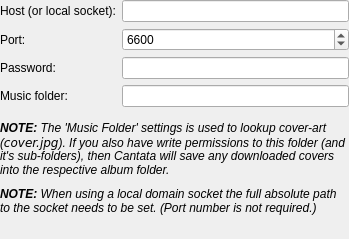
<?xml version="1.0" encoding="UTF-8"?>
<ui version="4.0">
 <class>ServerSettings</class>
 <widget class="QWidget" name="ServerSettings">
  <property name="geometry">
   <rect>
    <x>0</x>
    <y>0</y>
    <width>349</width>
    <height>239</height>
   </rect>
  </property>
  <property name="windowTitle">
   <string>Form</string>
  </property>
  <layout class="QVBoxLayout" name="verticalLayout">
   <property name="margin">
    <number>0</number>
   </property>
   <item>
    <layout class="QFormLayout" name="formLayout">
     <item row="0" column="1">
      <widget class="LineEdit" name="hostLineEdit"/>
     </item>
     <item row="1" column="0">
      <widget class="QLabel" name="label_2">
       <property name="text">
        <string>Port:</string>
       </property>
       <property name="buddy">
        <cstring>portSpinBox</cstring>
       </property>
      </widget>
     </item>
     <item row="1" column="1">
      <widget class="QSpinBox" name="portSpinBox">
       <property name="minimum">
        <number>1</number>
       </property>
       <property name="maximum">
        <number>66000</number>
       </property>
       <property name="value">
        <number>6600</number>
       </property>
      </widget>
     </item>
     <item row="2" column="0">
      <widget class="QLabel" name="label_3b">
       <property name="text">
        <string>Password:</string>
       </property>
       <property name="buddy">
        <cstring>passwordLineEdit</cstring>
       </property>
      </widget>
     </item>
     <item row="2" column="1">
      <widget class="LineEdit" name="passwordLineEdit">
       <property name="echoMode">
        <enum>QLineEdit::Password</enum>
       </property>
      </widget>
     </item>
     <item row="3" column="0">
      <widget class="QLabel" name="label_3">
       <property name="text">
        <string>Music folder:</string>
       </property>
       <property name="buddy">
        <cstring>mpdDir</cstring>
       </property>
      </widget>
     </item>
     <item row="3" column="1">
      <widget class="DirRequester" name="mpdDir"/>
     </item>
     <item row="0" column="0">
      <widget class="QLabel" name="label">
       <property name="text">
        <string>Host (or local socket):</string>
       </property>
       <property name="buddy">
        <cstring>hostLineEdit</cstring>
       </property>
      </widget>
     </item>
    </layout>
   </item>
   <item>
    <spacer name="verticalSpacer">
     <property name="orientation">
      <enum>Qt::Vertical</enum>
     </property>
     <property name="sizeType">
      <enum>QSizePolicy::Fixed</enum>
     </property>
     <property name="sizeHint" stdset="0">
      <size>
       <width>20</width>
       <height>8</height>
      </size>
     </property>
    </spacer>
   </item>
   <item>
    <widget class="QLabel" name="musicFolderNoteLabel">
     <property name="text">
      <string>&lt;i&gt;&lt;b&gt;NOTE:&lt;/b&gt; The 'Music Folder' settings is used to lookup cover-art (&lt;code&gt;cover.jpg&lt;/code&gt;). If you also have write permissions to this folder (and it's sub-folders), then Cantata will save any downloaded covers into the respective album folder.&lt;/i&gt;</string>
     </property>
     <property name="wordWrap">
      <bool>true</bool>
     </property>
    </widget>
   </item>
   <item>
    <spacer name="verticalSpacer_3">
     <property name="orientation">
      <enum>Qt::Vertical</enum>
     </property>
     <property name="sizeType">
      <enum>QSizePolicy::Fixed</enum>
     </property>
     <property name="sizeHint" stdset="0">
      <size>
       <width>20</width>
       <height>4</height>
      </size>
     </property>
    </spacer>
   </item>
   <item>
    <widget class="QLabel" name="socketNoteLabel">
     <property name="text">
      <string>&lt;i&gt;&lt;b&gt;NOTE:&lt;/b&gt; When using a local domain socket the full absolute path to the socket needs to be set. (Port number is not required.)&lt;/i&gt;</string>
     </property>
     <property name="wordWrap">
      <bool>true</bool>
     </property>
    </widget>
   </item>
   <item>
    <spacer name="verticalSpacer_2">
     <property name="orientation">
      <enum>Qt::Vertical</enum>
     </property>
     <property name="sizeHint" stdset="0">
      <size>
       <width>20</width>
       <height>57</height>
      </size>
     </property>
    </spacer>
   </item>
  </layout>
 </widget>
 <customwidgets>
  <customwidget>
   <class>LineEdit</class>
   <extends>QLineEdit</extends>
   <header>lineedit.h</header>
  </customwidget>
  <customwidget>
   <class>DirRequester</class>
   <extends>QLineEdit</extends>
   <header>dirrequester.h</header>
   <container>1</container>
  </customwidget>
 </customwidgets>
 <resources/>
 <connections/>
</ui>
